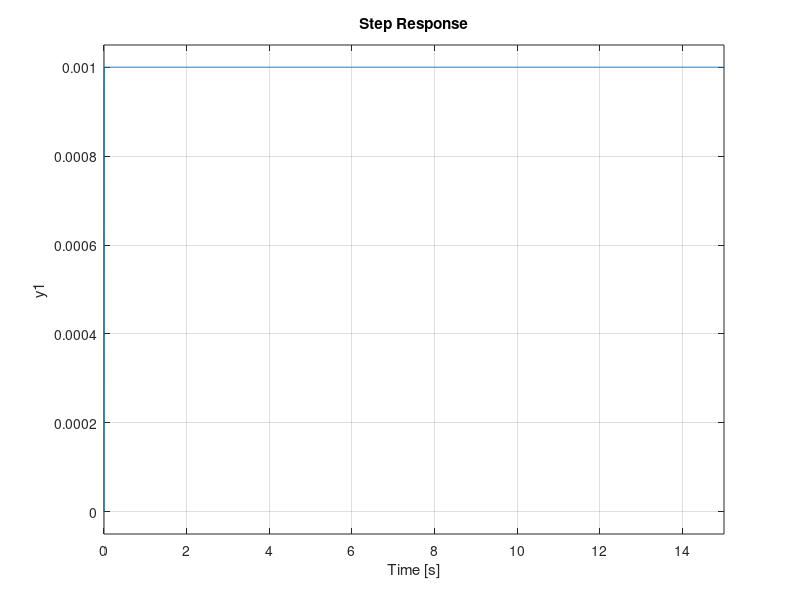

The MATLAB script that drew this image: (Note: this script raises an error after producing the figure.)
function [] = task()
    clear; clc;

    figure;
    % Plant Parameters
    R = 1e3;
    C = 1e-6;
    % Define the transfer function of the plant
    num = [1];
    den = [1 1/(R*C)];
    G = tf(num, den);
    
    System_Plot(G, 'First Order System R1 = 1k - C1 = 1uF');

    figure;
    subplot(3, 1, 1);
    % Define the transfer function of the plant
    wn = 1;
    zeta = 0.5;
    num = [wn^2];
    den = [1 2*zeta*wn wn^2];
    G = tf(num, den);
    
    System_Plot(G, 'Second Order System - Underdamped System');

    subplot(3, 1, 2);
    % Define the transfer function of the plant
    wn = 1;
    zeta = 1.5;
    num = [wn^2];
    den = [1 2*zeta*wn wn^2];
    G = tf(num, den);
    
    System_Plot(G, 'Second Order System - Overdamped System');

    subplot(3, 1, 3);
    % Define the transfer function of the plant
    wn = 1;
    zeta = 1;
    num = [wn^2];
    den = [1 2*zeta*wn wn^2];
    G = tf(num, den);
    
    System_Plot(G, 'Second Order System - Critically Damped System');


end

%% Ziegler-Nichols Method
function [] = System_Plot(sys, plot_title)
    % Time vector
    t = 0:0.001:15;
    legend_Str = {};
    
    % Step response without controller
    step(sys, t);
    legend_Str{end + 1} = 'Without Controller';
    hold on;
    
    %%
    % Find L (delay time) and T (time constant)
    [L, T] = S_Shape(sys);  % Ensure this function is defined
    
    % Calculate PID parameters using S-Shape method
    Kp_ss = 1.2 * (T / L);
    Ti_ss = 2.0 * L;
    Td_ss = 0.5 * L;
    
    % Display PID parameters
    fprintf('S-Shape Method PID Tuning Parameters:\n');
    fprintf('Proportional Gain (Kp): %.3f\n', Kp_ss);
    fprintf('Integral Time (Ti): %.3f\n', Ti_ss);
    fprintf('Derivative Time (Td): %.3f\n', Td_ss);
    
    % Define PID controller for S-Shape method
    pid_ss = pid(Kp_ss, Kp_ss / Ti_ss, Kp_ss * Td_ss);
    
    % Simulate the closed-loop system with the PID controller
    closed_loop_ss = feedback(pid_ss * sys, 1);
    
    % Step response with S-Shape controller
    step(closed_loop_ss, t);
    legend_Str{end + 1} = 'With S-Shape Method PID Controller';
    hold on;

    %%
    try
    % Find the ultimate gain (Kcr) and ultimate period (Pcr)
    [Kcr, Pcr] = Ziegler(sys);  % Ensure this function is defined
    
    % Calculate PID parameters using Ziegler-Nichols method
    Kp_zn = 0.600 * Kcr;
    Ti_zn = 0.500 * Pcr;
    Td_zn = 0.125 * Pcr;
    
    % Display PID parameters
    fprintf('Ziegler-Nichols PID Tuning Parameters:\n');
    fprintf('Proportional Gain (Kp): %.3f\n', Kp_zn);
    fprintf('Integral Time (Ti): %.3f\n', Ti_zn);
    fprintf('Derivative Time (Td): %.3f\n', Td_zn);
    
    % Define PID controller for Ziegler-Nichols
    pid_zn = pid(Kp_zn, Kp_zn / Ti_zn, Kp_zn * Td_zn);
    
    % Simulate the closed-loop system with the PID controller
    closed_loop_zn = feedback(pid_zn * sys, 1);
    
    % Step response with Ziegler-Nichols controller
    step(closed_loop_zn, t);
    legend_Str{end + 1} = 'With Ziegler-Nichols PID Controller';
    end
    hold off;
    
    % Finalize plot
    title(plot_title);
    legend(legend_Str);
    grid on;
end